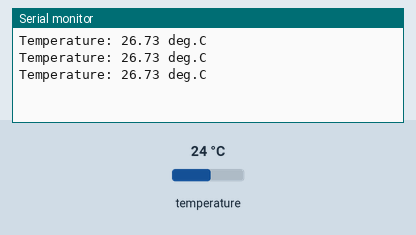
Bench run of a sketch on a simulated Raspberry Pi Pico. Shown: the last lines printed to the serial monitor. Inputs (shaded band) come from the test bench; at power-on: temperature 24 °C.

Above: at 1.3 s.
1.4 s: temperature set to 12 °C
At 1.9 s:
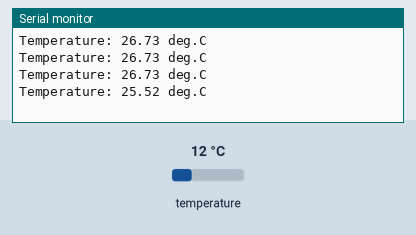
2.9 s: temperature set to 19 °C
At 3.4 s:
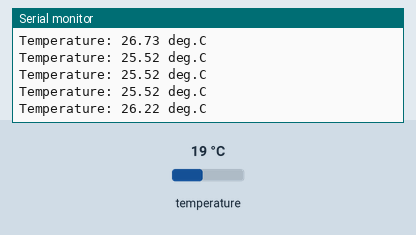
Timing chart, 0 to 5.9 s (numbered marks = the images above; inputs shaded):
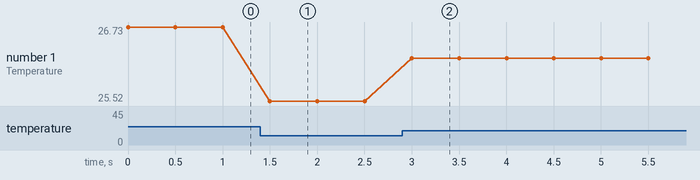

The sketch:

example-13.ino
```cpp
// File: example-13.ino
// Date: 2021-04-13
// Target: RPi Pico RP2040

#include "hardware/gpio.h"
#include "hardware/adc.h"

#define ADC_VREF (3.3)

// The internal temperature sensor is on ADC4.
#define ADC_PIN  (30)

void setup() {
   SerialUSB.begin( 115200 );
   adc_init();
   adc_set_temp_sensor_enabled ( true );
   adc_gpio_init( ADC_PIN );
   adc_select_input( ADC_PIN - 26 );
}

char sbuf[32];

void loop() {
   uint16_t value = adc_read(); // 12-bit value
   float volt = ADC_VREF*value/(1 << 12);
   float temp = (27.0 - (volt - 0.706)/0.01721);
   std::sprintf( sbuf, "Temperature: %.2f deg.C", temp );
   SerialUSB.println( sbuf );
   delay(500);
}
```

Measured:
- after the input at 1.4 s, the serial monitor: prints a new line after 0.10 s (image 1)
- after the input at 2.9 s, the serial monitor: prints a new line after 0.10 s (image 2)
- plotted number 1: 26.73 → 25.52 after the input at 1.4 s, 25.52 → 26.22 after the input at 2.9 s
